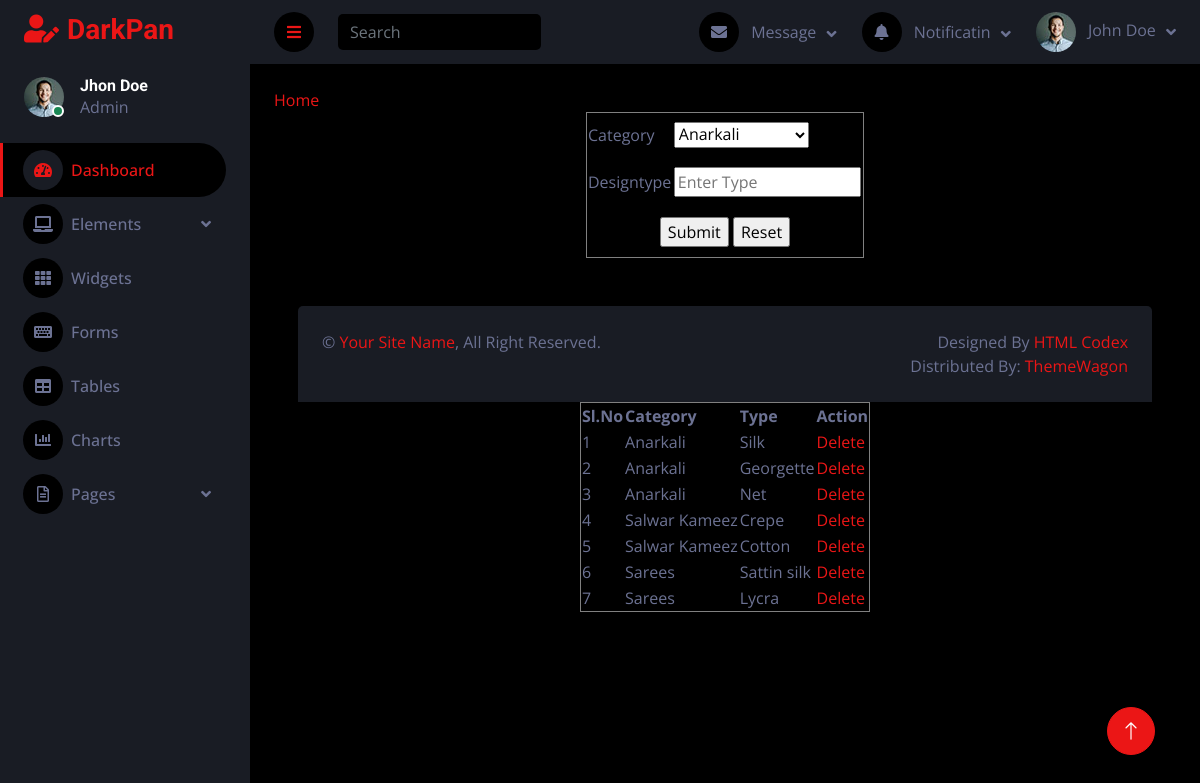
/Admin/Designtype.php, run on the app's committed database.
### tables this page shows
CREATE TABLE `tbl_designtype` (
  `designtype_id` int(10) NOT NULL auto_increment,
  `designtype_name` varchar(50) NOT NULL,
  `designcategory_id` int(11) NOT NULL,
  PRIMARY KEY  (`designtype_id`),
  UNIQUE KEY `designtype_name` (`designtype_name`)
);

CREATE TABLE `tbl_designcategory` (
  `designcategory_id` int(11) NOT NULL auto_increment,
  `designcategory_name` varchar(30) NOT NULL,
  PRIMARY KEY  (`designcategory_id`),
  UNIQUE KEY `designcategory_name` (`designcategory_name`)
);

### Admin/Designtype.php (the view, shortened to what this page needs)
<?php
    include("Head.php");
?>
<!doctype html>
<html>
<head>
</head>
<body>
<a href="HomePage.php">Home</a>
<form id="form1" name="form1" method="post">
  <table width="278" height="146" border="1" align="center">
    <tbody>
      <tr>
        <td>Category </td>
        <td><select name="select" id="select">
        <?php
$selQry="select * from tbl_designcategory";
$data=mysql_query($selQry);
while($row=mysql_fetch_array($data))
{
	?>
    <option value="<?php echo $row["designcategory_id"]?>"><?php echo $row["designcategory_name"]?></option>
    <?php
}
?>
        </select></td>
      </tr>
      <tr>
        <td>Designtype</td>
        <td><input type="text" name="textfield" id="textfield" required placeholder="Enter Type"></td>
      </tr>
      <tr>
    <td colspan="2" align="center"><input type="submit" name="submit" id="submit" value="Submit">
        <input type="reset" name="reset" id="reset" value="Reset"></td>
      </tr>
    </tbody>
  </table>
</form>
</body>
</html>
<br>
<table border="1" align="center">
<tr>
<th>Sl.No</th>
<th>Category</th>
<th>Type</th>
<th>Action</th>
</tr>
<?php
$selQry="select * from tbl_designtype p inner join tbl_designcategory d on p.designcategory_id=d.designcategory_id";
$data=mysql_query($selQry);
$i=0;
while($row=mysql_fetch_array($data))
{
	$i++;
	?>
    <tr>
    <td><?php echo $i ?></td>
    <td><?php echo $row["designcategory_name"]?></td>
    <td><?php echo $row["designtype_name"]?></td>
<td><a href="Designtype.php?delID=<?php echo $row["designtype_id"]?>">Delete</a></td>
</tr>
<?php
}
?>
<?php
include("Foot.php");
?>

### Admin/Head.php (shortened to what this page needs)
<!DOCTYPE html>
<html lang="en">
<head>
    <link href="https://cdnjs.cloudflare.com/ajax/libs/font-awesome/5.10.0/css/all.min.css" rel="stylesheet">
    <link href="https://cdn.jsdelivr.net/npm/bootstrap-icons@1.4.1/font/bootstrap-icons.css" rel="stylesheet">
    <link href="../Asset/Templates/Admin/lib/owlcarousel/assets/owl.carousel.min.css" rel="stylesheet">
    <link href="../Asset/Templates/Admin/lib/tempusdominus/css/tempusdominus-bootstrap-4.min.css" rel="stylesheet" />
    <link href="../Asset/Templates/Admin/css/bootstrap.min.css" rel="stylesheet">
    <link href="../Asset/Templates/Admin/css/style.css" rel="stylesheet">
</head>
<body>
    <div class="container-fluid position-relative d-flex p-0">
        <div class="sidebar pe-4 pb-3">
            <nav class="navbar bg-secondary navbar-dark">
                <a href="index.html" class="navbar-brand mx-4 mb-3">
                    <h3 class="text-primary"><i class="fa fa-user-edit me-2"></i>DarkPan</h3>
                </a>
                <div class="d-flex align-items-center ms-4 mb-4">
                    <div class="position-relative">
                        <img class="rounded-circle" src="img/user.jpg" alt="" style="width: 40px; height: 40px;">
                        <div class="bg-success rounded-circle border border-2 border-white position-absolute end-0 bottom-0 p-1"></div>
                    </div>
                    <div class="ms-3">
                        <h6 class="mb-0">Jhon Doe</h6>
                        <span>Admin</span>
                    </div>
                </div>
                <div class="navbar-nav w-100">
                    <a href="index.html" class="nav-item nav-link active"><i class="fa fa-tachometer-alt me-2"></i>Dashboard</a>
                    <div class="nav-item dropdown">
                        <a href="#" class="nav-link dropdown-toggle" data-bs-toggle="dropdown"><i class="fa fa-laptop me-2"></i>Elements</a>
                    </div>
                    <a href="widget.html" class="nav-item nav-link"><i class="fa fa-th me-2"></i>Widgets</a>
                    <a href="form.html" class="nav-item nav-link"><i class="fa fa-keyboard me-2"></i>Forms</a>
                    <a href="table.html" class="nav-item nav-link"><i class="fa fa-table me-2"></i>Tables</a>
                    <a href="chart.html" class="nav-item nav-link"><i class="fa fa-chart-bar me-2"></i>Charts</a>
                    <div class="nav-item dropdown">
                        <a href="#" class="nav-link dropdown-toggle" data-bs-toggle="dropdown"><i class="far fa-file-alt me-2"></i>Pages</a>
                    </div>
                </div>
            </nav>
        </div>
        <div class="content">
            <nav class="navbar navbar-expand bg-secondary navbar-dark sticky-top px-4 py-0">
                <a href="#" class="sidebar-toggler flex-shrink-0">
                    <i class="fa fa-bars"></i>
                </a>
                <form class="d-none d-md-flex ms-4">
                    <input class="form-control bg-dark border-0" type="search" placeholder="Search">
                </form>
                <div class="navbar-nav align-items-center ms-auto">
                    <div class="nav-item dropdown">
                        <a href="#" class="nav-link dropdown-toggle" data-bs-toggle="dropdown">
                            <i class="fa fa-envelope me-lg-2"></i>
                            <span class="d-none d-lg-inline-flex">Message</span>
                        </a>
                    </div>
                    <div class="nav-item dropdown">
                        <a href="#" class="nav-link dropdown-toggle" data-bs-toggle="dropdown">
                            <i class="fa fa-bell me-lg-2"></i>
                            <span class="d-none d-lg-inline-flex">Notificatin</span>
                        </a>
                    </div>
                    <div class="nav-item dropdown">
                        <a href="#" class="nav-link dropdown-toggle" data-bs-toggle="dropdown">
                            <img class="rounded-circle me-lg-2" src="../Asset/Templates/Admin/img/user.jpg" alt="" style="width: 40px; height: 40px;">
                            <span class="d-none d-lg-inline-flex">John Doe</span>
                        </a>
                    </div>
                </div>
            </nav>
            <div class="container-fluid pt-4 px-4">

### Admin/Foot.php (shortened to what this page needs)
            <div class="container-fluid pt-4 px-4">
                <div class="bg-secondary rounded-top p-4">
                    <div class="row">
                        <div class="col-12 col-sm-6 text-center text-sm-start">
                            &copy; <a href="#">Your Site Name</a>, All Right Reserved.
                        </div>
                        <div class="col-12 col-sm-6 text-center text-sm-end">
                            Designed By <a href="https://htmlcodex.com">HTML Codex</a>
                            <br>Distributed By: <a href="https://themewagon.com" target="_blank">ThemeWagon</a>
                        </div>
                    </div>
                </div>
            </div>
        </div>
        <a href="#" class="btn btn-lg btn-primary btn-lg-square back-to-top"><i class="bi bi-arrow-up"></i></a>
    </div>
</body>
</html>

### Asset/Templates/Admin/css/style.css (style rules this page uses)
:root { --primary: #EB1616; --secondary: #191C24; --light: #6C7293; --dark: #000000; }
.back-to-top { position: fixed; display: none; right: 45px; bottom: 45px; z-index: 99; }
.btn { transition: .5s; }
.btn-lg-square { width: 48px; height: 48px; }
.btn-square, .btn-sm-square, .btn-lg-square { padding: 0; display: inline-flex; align-items: center; justify-content: center; font-weight: normal; border-radius: 50px; }
.sidebar { position: fixed; top: 0; left: 0; bottom: 0; width: 250px; height: 100vh; overflow-y: auto; background: var(--secondary); transition: 0.5s; z-index: 999; }
.content { margin-left: 250px; min-height: 100vh; background: var(--dark); transition: 0.5s; }
@media (min-width: 992px) { .sidebar { margin-left: 0; } }
@media (min-width: 992px) { .content { width: calc(100% - 250px); } }
.sidebar .navbar .navbar-nav .nav-link { padding: 7px 20px; color: var(--light); font-weight: 500; border-left: 3px solid var(--secondary); border-radius: 0 30px 30px 0; outline: none; }
.sidebar .navbar .navbar-nav .nav-link:hover, .sidebar .navbar .navbar-nav .nav-link.active { color: var(--primary); background: var(--dark); border-color: var(--primary); }
.sidebar .navbar .navbar-nav .nav-link i { width: 40px; height: 40px; display: inline-flex; align-items: center; justify-content: center; background: var(--dark); border-radius: 40px; }
.sidebar .navbar .navbar-nav .nav-link:hover i, .sidebar .navbar .navbar-nav .nav-link.active i { background: var(--secondary); }
.sidebar .navbar .dropdown-toggle::after { position: absolute; top: 15px; right: 15px; border: none; content: "\f107"; font-family: "Font Awesome 5 Free"; font-weight: 900; transition: .5s; }
.content .navbar .navbar-nav .nav-link { margin-left: 25px; padding: 12px 0; color: var(--light); outline: none; }
.content .navbar .sidebar-toggler, .content .navbar .navbar-nav .nav-link i { width: 40px; height: 40px; display: inline-flex; align-items: center; justify-content: center; background: var(--dark); border-radius: 40px; }
.content .navbar .dropdown-toggle::after { margin-left: 6px; vertical-align: middle; border: none; content: "\f107"; font-family: "Font Awesome 5 Free"; font-weight: 900; transition: .5s; }

### data on the page
tbl_designtype: designcategory.designcategory_name "Anarkali", designtype_name "Silk"
tbl_designtype: designcategory.designcategory_name "Anarkali", designtype_name "Georgette"
tbl_designtype: designcategory.designcategory_name "Anarkali", designtype_name "Net"
tbl_designtype: designcategory.designcategory_name "Salwar Kameez", designtype_name "Crepe"
tbl_designtype: designcategory.designcategory_name "Salwar Kameez", designtype_name "Cotton"
tbl_designtype: designcategory.designcategory_name "Sarees", designtype_name "Sattin silk"
tbl_designtype: designcategory.designcategory_name "Sarees", designtype_name "Lycra"

### other printed values
form field select "Anarkali"
